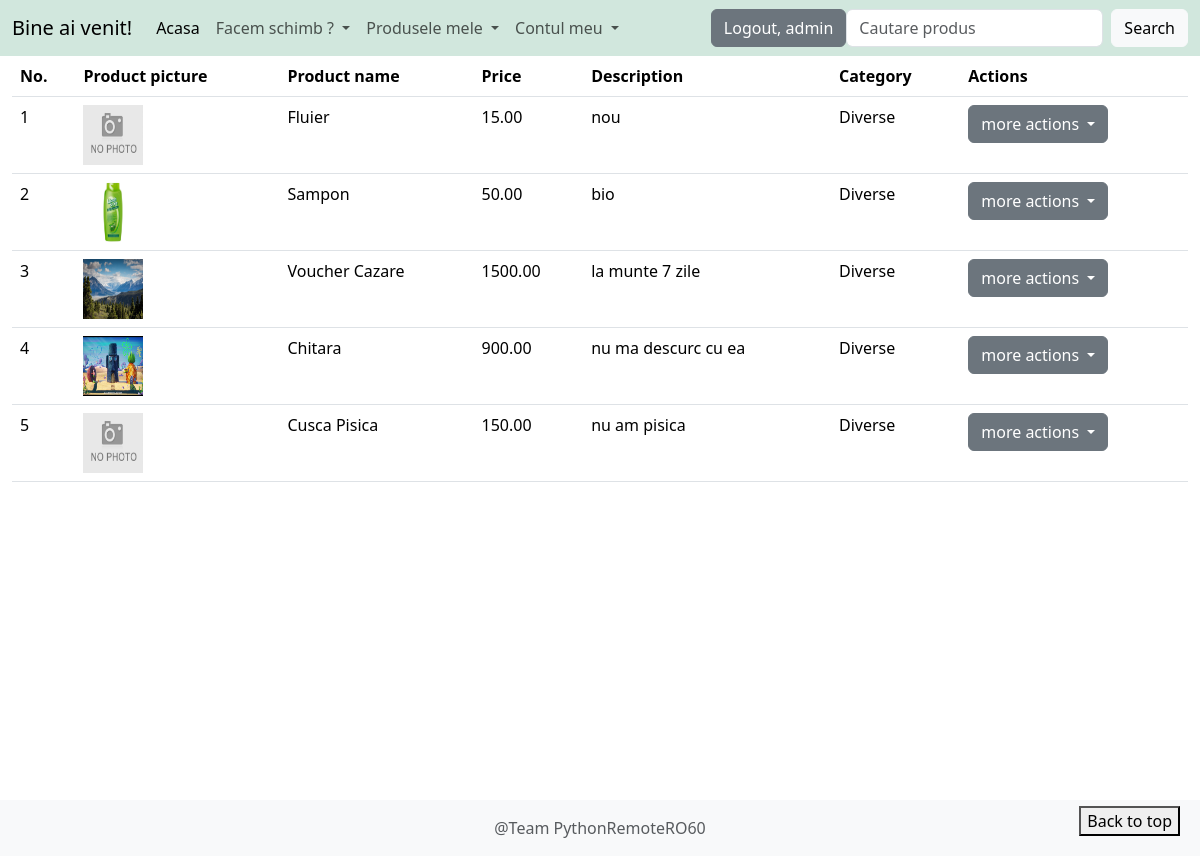
Page /list_products/ (signed in) on the earlier database version.
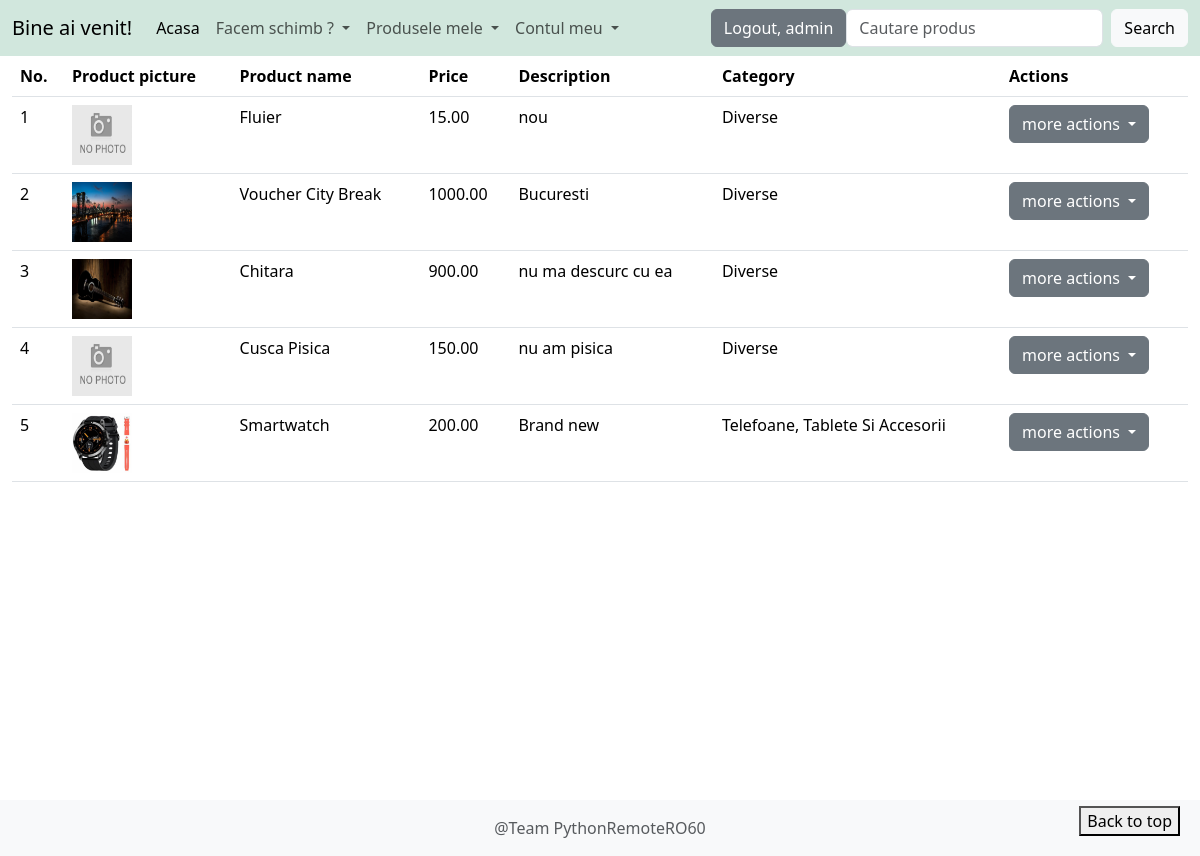
Same page on the later database version.
### product/models.py (models this page shows, shortened)
class Product(models.Model):
	name = models.CharField(max_length=50)
	price = models.DecimalField(max_digits=9, decimal_places=2, null=True, blank=True)
	description = models.TextField(max_length=400)
	category = models.ForeignKey(Category, on_delete=models.CASCADE, related_name='products')
	user = models.ForeignKey(User, on_delete=models.CASCADE, null=True)
	product_picture = models.ImageField(upload_to='product_pictures/', null=True, blank=True)
	created_at = models.DateTimeField(auto_now_add=True)
	updated_at = models.DateTimeField(auto_now=True)

class Category(models.Model):
	name = models.CharField(max_length=50)
	class Meta:
		verbose_name_plural = 'Categories'
	def __str__(self):
		return self.name.title()

### product/views.py (the view)
# urls.py: path('list_products/', views.ProductListView.as_view(), name='list-products'),
class ProductListView(LoginRequiredMixin, ListView):
	template_name = 'product/list_of_products.html'
	model = Product
	context_object_name = 'all_products'
	def get_queryset(self):
		return Product.objects.filter(user=self.request.user)

### templates/product/list_of_products.html (shortened to what this page needs)
{% extends 'base.html' %}
{% load static %}
{% block content %}
    <div class="container-fluid">
        <div class="row">
            <div class="col-md-12">
                {% if all_products %}
                    <table class="table table-hover">
                        <thead>
                        <tr>
                            <th>No.</th>
                            <th>Product picture</th>
                            <th>Product name</th>
                            <th>Price</th>
                            <th>Description</th>
                            <th>Category</th>
                            <th>Actions</th>
                        </tr>
                        </thead>
                        <tbody>
                        {% for product in all_products %}
                            <tr>
                                <td>{{ forloop.counter }}</td>
                                <td>
                                    {% if product.product_picture %}
                                        <img src="{{ product.product_picture.url }}" width="60" height="60"
                                             alt="Image product">
                                    {% else %}
                                        <img src="{% static 'images/img.png' %}" width="60" height="60"
                                             alt="Image product">
                                    {% endif %}
                                </td>
                                <td>{{ product.name }}</td>
                                <td>{{ product.price }}</td>
                                <td>{{ product.description }}</td>
                                <td>{{ product.category }}</td>
                                <td>
                                    <div class="dropdown">
                                        <button class="btn btn-secondary dropdown-toggle" type="button"
                                                data-bs-toggle="dropdown" aria-expanded="false">
                                            more actions
                                        </button>
                                    </div>
                                </td>
                            </tr>
                        {% endfor %}
                        </tbody>
                    </table>
                    </div>
                {% else %}
                    <div>
                        <h3 class="text-center">No data available</h3>
                    </div>
                {% endif %}
        </div>
    </div>
{% endblock %}

### templates/base.html (shortened to what this page needs)
<!DOCTYPE html>
{% load static %}
<html lang="en">
<head>
    <link href="https://cdn.jsdelivr.net/npm/bootstrap@5.3.3/dist/css/bootstrap.min.css" rel="stylesheet"
>
    <link rel="stylesheet" href="{% static 'css/base_style.css' %}">
</head>
<body>
<div class="wrapper">
    {% include 'navbar.html' %}
    {% block content %}{% endblock %}
</div>
<button onclick="document.documentElement.scrollTop=0" id="backToTopButton" style="position: fixed;
    bottom: 20px;
    right: 20px;
    z-index: 100;">
    Back to top
</button>
<footer class="footer mt-auto py-3 bg-light text-center">
    <div class="container">
        <span class="text-muted">@Team PythonRemoteRO60</span>
    </div>
</footer>
</body>
</html>

### templates/navbar.html (shortened to what this page needs)
<nav class="navbar navbar-expand-lg bg-success-subtle">
    <div class="container-fluid">
        <a class="navbar-brand" href="{% url 'home-page' %}">Bine ai venit!</a>
        <div class="collapse navbar-collapse" id="navbarSupportedContent">
            <ul class="navbar-nav me-auto mb-2 mb-lg-0">
                <li class="nav-item">
                    <a class="nav-link active" aria-current="page" href="{% url 'home-page' %}">Acasa</a>
                </li>
                {% if user.is_authenticated %}
                    <li class="nav-item dropdown">
                        <a class="nav-link dropdown-toggle" href="#" role="button" data-bs-toggle="dropdown"
                           aria-expanded="false">
                            Facem schimb ?
                        </a>
                    </li>
                    <li class="nav-item dropdown">
                        <a class="nav-link dropdown-toggle" href="#" role="button" data-bs-toggle="dropdown"
                           aria-expanded="false">
                            Produsele mele
                        </a>
                    </li>
                    <li class="nav-item dropdown">
                        <a class="nav-link dropdown-toggle" href="#" role="button" data-bs-toggle="dropdown"
                           aria-expanded="false">
                            Contul meu
                        </a>
                    </li>
                {% endif %}
            </ul>
            {% if user.is_authenticated %}
                <form method="post" action="{% url 'logout' %}">
                    <button type="submit" class="btn btn-secondary">Logout, {{ user.username }}</button>
                </form>
                <form method="post" class="d-flex" role="search" action="{% url 'search-results' %}">
                    <input class="form-control me-2" type="text" name="search_term" placeholder="Cautare produs"
                           aria-label="Search">
                    <button class="btn btn-light" type="submit">Search</button>
                </form>
            {% else %}
                <div>
                    <a href="{% url 'login' %}" class="btn btn btn-primary">Login</a>
                    <a href="{% url 'create-user' %}" class="btn btn btn-secondary">Signup</a>
                </div>
            {% endif %}
        </div>
    </div>
</nav>

### static/css/base_style.css (style rules this page uses)
html { height: 100%; }
body { height: 100%; background-image: url('/static/images/background.png'); background-size: cover; background-position: center; background-repeat: no-repeat; }
.wrapper { display: flex; flex-direction: column; min-height: 100vh; }
.footer { background-color: #f8faf8; padding: 10px 0; }

Differences in the rows shown:
no longer on this page (row edited): Product: product_picture (picture), name "Sampon", price "50.00", description "bio", category "Diverse"
no longer on this page (row edited): Product: product_picture (picture), name "Voucher Cazare", price "1500.00", description "la munte 7 zile", category "Diverse"
now on this page (row edited): Product: product_picture (picture), name "Voucher City Break", price "1000.00", description "Bucuresti", category "Diverse"
changed Product "Chitara": product_picture: a different picture
added Product: product_picture (picture), name "Smartwatch", price "200.00", description "Brand new", category "Telefoane, Tablete Si Accesorii"
